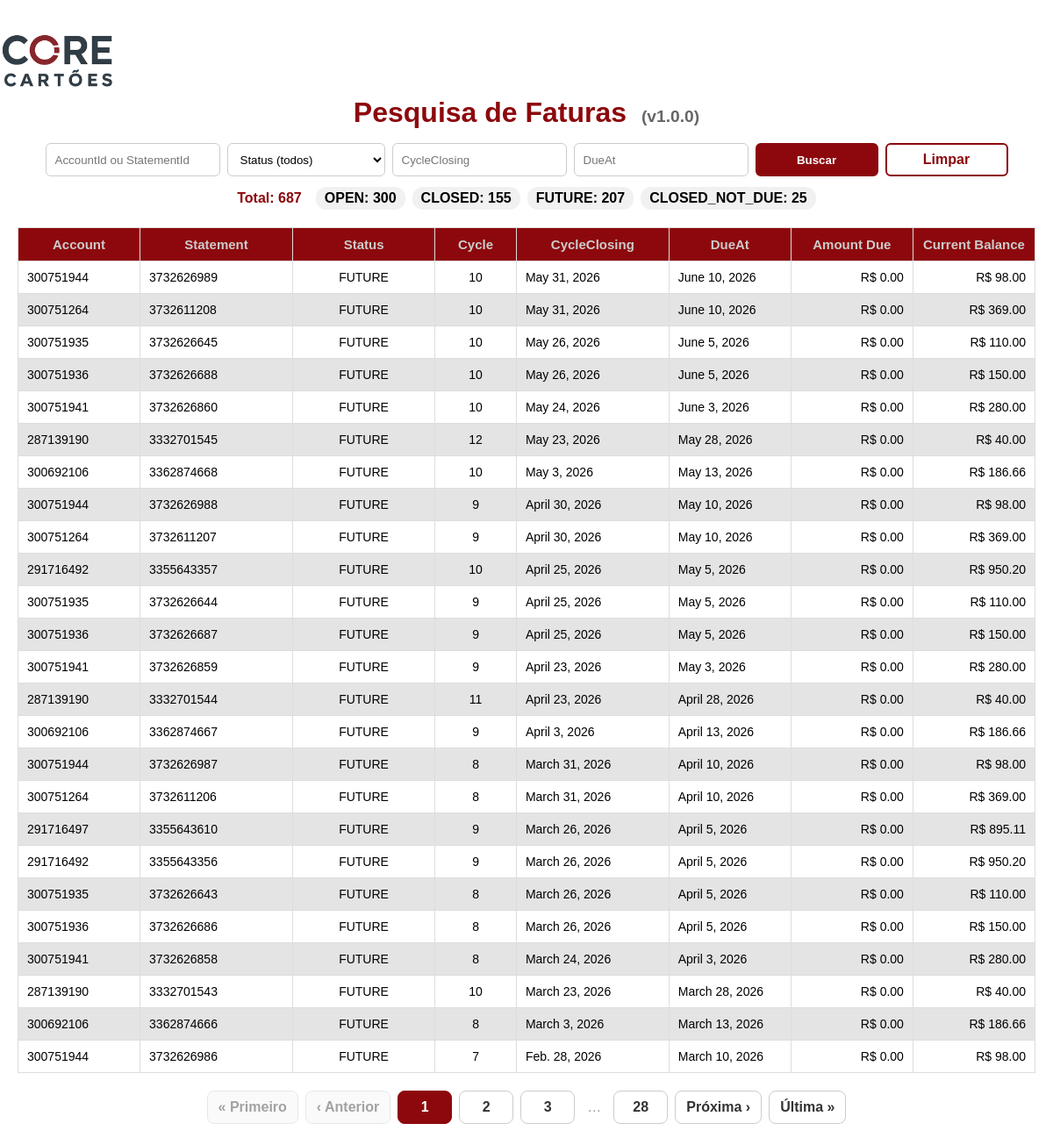
Page /faturas/ on the committed database.
### faturas/models.py (models this page shows, shortened)
class Fatura(models.Model):
    class Status(models.TextChoices):
        OPEN = "OPEN", "OPEN"
        CLOSED = "CLOSED", "CLOSED"
        FUTURE = "FUTURE", "FUTURE"
        CLOSED_NOT_DUE = "CLOSED_NOT_DUE", "CLOSED_NOT_DUE"
    account_id = models.CharField(max_length=20, db_index=True)
    statement_id = models.CharField(max_length=20, unique=True)
    status = models.CharField(max_length=20, choices=Status.choices)
    cycle = models.IntegerField(validators=[MinValueValidator(0)])
    cycle_closing_at = models.DateField()
    due_at = models.DateField()
    previous_balance = models.DecimalField(max_digits=14, decimal_places=2, default=Decimal("0.00"))
    debits = models.DecimalField(max_digits=14, decimal_places=2, default=Decimal("0.00"))
    credits = models.DecimalField(max_digits=14, decimal_places=2, default=Decimal("0.00"))
    current_balance = models.DecimalField(max_digits=14, decimal_places=2, default=Decimal("0.00"))
    amount_due = models.DecimalField(max_digits=14, decimal_places=2, default=Decimal("0.00"))
    amount_paid_until_due = models.DecimalField(max_digits=14, decimal_places=2, default=Decimal("0.00"))
    amount_paid_after_due = models.DecimalField(max_digits=14, decimal_places=2, default=Decimal("0.00"))
    other_credits_until_due = models.DecimalField(max_digits=14, decimal_places=2, default=Decimal("0.00"))
    other_credits_after_due = models.DecimalField(max_digits=14, decimal_places=2, default=Decimal("0.00"))
    evolve_to_delinquency = models.BooleanField(default=False)
    created_at = models.DateTimeField(auto_now_add=True)
    class Meta:
        indexes = [
            models.Index(fields=["account_id", "due_at"]),
            models.Index(fields=["status"]),
        ]

### faturas/views.py (the view)
# urls.py: path('faturas/', faturas_pesquisa, name='faturas_pesquisa'),
def faturas_pesquisa(request):
    q       = (request.GET.get("q") or "").strip()
    status  = (request.GET.get("status") or "").strip()
    closing = _parse_date(request.GET.get("closing"))
    due     = _parse_date(request.GET.get("due"))
    base_qs = Fatura.objects.all()
    if q:
        base_qs = base_qs.filter(Q(account_id__icontains=q) | Q(statement_id__icontains=q))
    if closing:
        base_qs = base_qs.filter(cycle_closing_at=closing)
    if due:
        base_qs = base_qs.filter(due_at=due)
    status_order = [s for s, _ in Fatura.Status.choices]
    counts_map = {s: 0 for s in status_order}
    for row in base_qs.values("status").annotate(qtd=Count("id")):
        counts_map[row["status"]] = row["qtd"]
    counts_list = [(s, counts_map[s]) for s in status_order]
    qs = base_qs.order_by("-due_at", "-cycle_closing_at")
    if status:
        qs = qs.filter(status=status)
    total_count = qs.count()
    paginator = Paginator(qs, 25)
    page_obj = paginator.get_page(request.GET.get("page"))
    ctx = {
        "page_obj": page_obj,
        "statuses": status_order,
        "params": {
            "q": q,
            "status": status,
            "closing": request.GET.get("closing", ""),
            "due": request.GET.get("due", ""),
        },
        "counts_list": counts_list,
        "total_count": total_count,
    }
    return render(request, "faturas/pesquisa.html", ctx)

### faturas/views.py (called while the page is built)
def _parse_date(s: str):
    try:
        s = (s or "").strip()
        return datetime.strptime(s, "%Y-%m-%d").date() if s else None
    except Exception:
        return None

### faturas/templates/faturas/pesquisa.html (shortened to what this page needs)
{% load static %}
<!DOCTYPE html>
<html lang="pt-BR">
<head>
  <link rel="stylesheet" href="{% static 'faturas/styles.css' %}">
</head>
<body>
  <div class="content">
    <div class="topbar">
      <img src="{% static 'faturas/Core.png' %}" alt="CORE CARTÕES" class="logo">
    </div>
    <h1 class="page-title">
      Pesquisa de Faturas <span class="version">(v1.0.0)</span>
    </h1>
    <form method="get" class="search-form">
      <input type="text" name="q" class="field-like" placeholder="AccountId ou StatementId" value="{{ params.q }}">
      <select name="status" class="field-like">
        <option value="">Status (todos)</option>
      </select>
      <input name="closing" type="text" class="field-like" placeholder="CycleClosing"
             value="{{ params.closing }}" onfocus="this.type='date'" onblur="if(!this.value)this.type='text'">
      <input name="due" type="text" class="field-like" placeholder="DueAt"
             value="{{ params.due }}" onfocus="this.type='date'" onblur="if(!this.value)this.type='text'">
      <button type="submit" class="btn btn-primary">Buscar</button>
      <a href="{% url 'faturas_pesquisa' %}" class="btn btn-secondary">Limpar</a>
    </form>
    <div class="counts">
      <span class="total">Total: {{ total_count }}</span>
      {% for s, qtd in counts_list %}
        {% if qtd %}<span class="badge">{{ s }}: {{ qtd }}</span>{% endif %}
      {% endfor %}
    </div>
    <div class="table-container">
      <table class="styled-table">
        <colgroup>
    <col style="width:12%">
    <col style="width:15%">
    <col style="width:14%">
    <col style="width:8%">
    <col style="width:15%">
    <col style="width:12%">
    <col style="width:12%">
    <col style="width:12%">
  </colgroup>
        <thead>
          <tr>
            <th>Account</th>
            <th>Statement</th>
            <th>Status</th>
            <th>Cycle</th>
            <th>CycleClosing</th>
            <th>DueAt</th>
            <th>Amount Due</th>
            <th>Current Balance</th>
          </tr>
        </thead>
        <tbody>
        {% for f in page_obj %}
          <tr class="clickable-row"
              onclick="abrirModal(this)"
              data-account="{{ f.account_id }}"
              data-statement="{{ f.statement_id }}"
              data-status="{{ f.status }}"
              data-cycle="{{ f.cycle }}"
              data-closing="{{ f.cycle_closing_at }}"
              data-due="{{ f.due_at }}"
              data-prev="{{ f.previous_balance }}"
              data-debits="{{ f.debits }}"
              data-credits="{{ f.credits }}"
              data-amountdue="{{ f.amount_due }}"
              data-current="{{ f.current_balance }}"
              data-paiduntil="{{ f.amount_paid_until_due }}"
              data-paidafter="{{ f.amount_paid_after_due }}"
              data-ocuntil="{{ f.other_credits_until_due }}"
              data-ocafter="{{ f.other_credits_after_due }}"
              data-delinquency="{{ f.evolve_to_delinquency }}">
            <td>{{ f.account_id }}</td>
            <td>{{ f.statement_id }}</td>
            <td>{{ f.status }}</td>
            <td>{{ f.cycle }}</td>
            <td>{{ f.cycle_closing_at }}</td>
            <td>{{ f.due_at }}</td>
            <td class="num">R$ {{ f.amount_due }}</td>
            <td class="num">R$ {{ f.current_balance }}</td>
          </tr>
        {% empty %}
          <tr><td colspan="8">Nenhuma fatura encontrada.</td></tr>
        {% endfor %}
        </tbody>
      </table>
    </div>
    <nav class="pagination" aria-label="Paginação">
      {% if page_obj.has_previous %}
        <a class="page-link" href="?page=1&q={{ params.q }}&status={{ params.status }}&closing={{ params.closing }}&due={{ params.due }}">« Primeiro</a>
        <a class="page-link" href="?page={{ page_obj.previous_page_number }}&q={{ params.q }}&status={{ params.status }}&closing={{ params.closing }}&due={{ params.due }}">‹ Anterior</a>
      {% else %}
        <span class="page-link is-disabled">« Primeiro</span>
        <span class="page-link is-disabled">‹ Anterior</span>
      {% endif %}
      {% for num in page_obj.paginator.page_range %}
        {% if num == 1 or num == page_obj.paginator.num_pages %}
          {% if num == page_obj.number %}
            <span class="page-num is-current">{{ num }}</span>
          {% else %}
            <a class="page-num" href="?page={{ num }}&q={{ params.q }}&status={{ params.status }}&closing={{ params.closing }}&due={{ params.due }}">{{ num }}</a>
          {% endif %}
        {% elif num >= page_obj.number|add:'-2' and num <= page_obj.number|add:'2' %}
          {% if num == page_obj.number %}
            <span class="page-num is-current">{{ num }}</span>
          {% else %}
            <a class="page-num" href="?page={{ num }}&q={{ params.q }}&status={{ params.status }}&closing={{ params.closing }}&due={{ params.due }}">{{ num }}</a>
          {% endif %}
        {% elif num == 2 or num == page_obj.paginator.num_pages|add:'-1' %}
          <span class="ellipsis">…</span>
        {% endif %}
      {% endfor %}
      {% if page_obj.has_next %}
        <a class="page-link" href="?page={{ page_obj.next_page_number }}&q={{ params.q }}&status={{ params.status }}&closing={{ params.closing }}&due={{ params.due }}">Próxima ›</a>
        <a class="page-link" href="?page={{ page_obj.paginator.num_pages }}&q={{ params.q }}&status={{ params.status }}&closing={{ params.closing }}&due={{ params.due }}">Última »</a>
      {% else %}
        <span class="page-link is-disabled">Próxima ›</span>
        <span class="page-link is-disabled">Última »</span>
      {% endif %}
    </nav>
  </div>
</body>
</html>

### faturas/static/faturas/styles.css (style rules this page uses)
body { font-family: Arial, sans-serif; margin: 0; padding: 0; background: #fff; }
.table-container { margin: 20px; overflow-x: auto; }
table { width: 100%; border-collapse: collapse; }
table, th, td { border: 1px solid #ddd; }
th { background: #2700b3; color: #fff; padding: 10px; font-size: 15px; }
td { text-align: left; padding: 10px; font-size: 14px; }
tr:nth-child(even) { background-color: #e4e4e4; }
.logo { margin-top: 20px ; height: 50px; }

### faturas/templates/faturas/pesquisa.html (style rules this page uses)
:root { --brand: #8c080c; }
.content { max-width: 1300px; margin: 0 auto; }
.topbar { margin: 12px 0 0; display:flex; align-items:center; justify-content:space-between; }
.logo { height:72px; }
.page-title { margin: 6px 0 16px; text-align:center; color: var(--brand); }
.page-title .version { font-size:.6em; font-weight:600; color:#666; margin-left:8px; vertical-align:baseline; }
.styled-table thead tr, .styled-table thead th { background:#8c080c !important; color:#ccc !important; }
.table-container { display:flex; justify-content:center; }
.styled-table { width:100%; max-width:1300px; }
.search-form { display:flex; flex-wrap:wrap; gap:8px; margin:12px 0; align-items:center; justify-content:center; }
.field-like { padding:8px 10px; border:1px solid #ccc; border-radius:6px; height:38px; background:#fff; box-sizing:border-box; }
.search-form input[type="text"].field-like, .search-form select.field-like, .search-form input[type="date"].field-like { min-width:180px; }
.counts { display:flex; flex-wrap:wrap; gap:8px; align-items:center; margin:8px 0 12px; justify-content:center; }
.badge { padding:4px 10px; border-radius:12px; background:#f1f1f1; font-weight:600; }
.total { margin-right:8px; font-weight:700; color:var(--brand); }
.btn { display:inline-flex; align-items:center; justify-content:center; height:38px; min-width:140px; padding:0 16px; border-radius:6px; font-weight:600; box-sizing:border-box; transition:all .15s ease-in-out; }
.btn-primary, .btn-secondary { border:2px solid var(--brand); }
.btn-primary { background:var(--brand); color:#fff; }
.btn-secondary { background:#fff; color:var(--brand); text-decoration:none; }
.pagination { display:flex; justify-content:center; align-items:center; gap:8px; margin:18px 0 24px; flex-wrap:wrap; }
.page-link, .page-num { display:inline-flex; align-items:center; justify-content:center; height:36px; min-width:36px; padding:0 12px; border:1px solid #ccc; border-radius:8px; background:#fff; color:#333; text-decoration:none; font-weight:600; transition:all .15s ease-in-out; }
.page-num.is-current { background:var(--brand); color:#fff; border-color:var(--brand); cursor:default; }
.page-link.is-disabled { opacity:.45; pointer-events:none; background:#f5f5f5; }
.ellipsis { padding:0 6px; color:#999; }
.styled-table { table-layout: fixed; }
.styled-table th, .styled-table td { white-space: nowrap; overflow: hidden; text-overflow: ellipsis; }
.styled-table td.num { text-align:right; font--variant-numeric: tabular-nums; }
body { overflow-y: scroll; }
.styled-table th:nth-child(3), .styled-table td:nth-child(3) { text-align: center; }
.styled-table th:nth-child(4), .styled-table td:nth-child(4) { text-align: center; }

### rows in the picture
Fatura: account_id "300751944", statement_id "3732626989", status "FUTURE", cycle "10", cycle_closing_at "May 31, 2026", due_at "June 10, 2026", amount_due "0.00", current_balance "98.00"
Fatura: account_id "300751264", statement_id "3732611208", status "FUTURE", cycle "10", cycle_closing_at "May 31, 2026", due_at "June 10, 2026", amount_due "0.00", current_balance "369.00"
Fatura: account_id "300751935", statement_id "3732626645", status "FUTURE", cycle "10", cycle_closing_at "May 26, 2026", due_at "June 5, 2026", amount_due "0.00", current_balance "110.00"
Fatura: account_id "300751936", statement_id "3732626688", status "FUTURE", cycle "10", cycle_closing_at "May 26, 2026", due_at "June 5, 2026", amount_due "0.00", current_balance "150.00"
Fatura: account_id "300751941", statement_id "3732626860", status "FUTURE", cycle "10", cycle_closing_at "May 24, 2026", due_at "June 3, 2026", amount_due "0.00", current_balance "280.00"
Fatura: account_id "287139190", statement_id "3332701545", status "FUTURE", cycle "12", cycle_closing_at "May 23, 2026", due_at "May 28, 2026", amount_due "0.00", current_balance "40.00"
Fatura: account_id "300692106", statement_id "3362874668", status "FUTURE", cycle "10", cycle_closing_at "May 3, 2026", due_at "May 13, 2026", amount_due "0.00", current_balance "186.66"
Fatura: account_id "300751944", statement_id "3732626988", status "FUTURE", cycle "9", cycle_closing_at "April 30, 2026", due_at "May 10, 2026", amount_due "0.00", current_balance "98.00"
Fatura: account_id "300751264", statement_id "3732611207", status "FUTURE", cycle "9", cycle_closing_at "April 30, 2026", due_at "May 10, 2026", amount_due "0.00", current_balance "369.00"
Fatura: account_id "291716492", statement_id "3355643357", status "FUTURE", cycle "10", cycle_closing_at "April 25, 2026", due_at "May 5, 2026", amount_due "0.00", current_balance "950.20"
Fatura: account_id "300751935", statement_id "3732626644", status "FUTURE", cycle "9", cycle_closing_at "April 25, 2026", due_at "May 5, 2026", amount_due "0.00", current_balance "110.00"
Fatura: account_id "300751936", statement_id "3732626687", status "FUTURE", cycle "9", cycle_closing_at "April 25, 2026", due_at "May 5, 2026", amount_due "0.00", current_balance "150.00"
Fatura: account_id "300751941", statement_id "3732626859", status "FUTURE", cycle "9", cycle_closing_at "April 23, 2026", due_at "May 3, 2026", amount_due "0.00", current_balance "280.00"
Fatura: account_id "287139190", statement_id "3332701544", status "FUTURE", cycle "11", cycle_closing_at "April 23, 2026", due_at "April 28, 2026", amount_due "0.00", current_balance "40.00"
Fatura: account_id "300692106", statement_id "3362874667", status "FUTURE", cycle "9", cycle_closing_at "April 3, 2026", due_at "April 13, 2026", amount_due "0.00", current_balance "186.66"
Fatura: account_id "300751944", statement_id "3732626987", status "FUTURE", cycle "8", cycle_closing_at "March 31, 2026", due_at "April 10, 2026", amount_due "0.00", current_balance "98.00"
Fatura: account_id "300751264", statement_id "3732611206", status "FUTURE", cycle "8", cycle_closing_at "March 31, 2026", due_at "April 10, 2026", amount_due "0.00", current_balance "369.00"
Fatura: account_id "291716497", statement_id "3355643610", status "FUTURE", cycle "9", cycle_closing_at "March 26, 2026", due_at "April 5, 2026", amount_due "0.00", current_balance "895.11"
Fatura: account_id "291716492", statement_id "3355643356", status "FUTURE", cycle "9", cycle_closing_at "March 26, 2026", due_at "April 5, 2026", amount_due "0.00", current_balance "950.20"
Fatura: account_id "300751935", statement_id "3732626643", status "FUTURE", cycle "8", cycle_closing_at "March 26, 2026", due_at "April 5, 2026", amount_due "0.00", current_balance "110.00"
Fatura: account_id "300751936", statement_id "3732626686", status "FUTURE", cycle "8", cycle_closing_at "March 26, 2026", due_at "April 5, 2026", amount_due "0.00", current_balance "150.00"
Fatura: account_id "300751941", statement_id "3732626858", status "FUTURE", cycle "8", cycle_closing_at "March 24, 2026", due_at "April 3, 2026", amount_due "0.00", current_balance "280.00"
Fatura: account_id "287139190", statement_id "3332701543", status "FUTURE", cycle "10", cycle_closing_at "March 23, 2026", due_at "March 28, 2026", amount_due "0.00", current_balance "40.00"
Fatura: account_id "300692106", statement_id "3362874666", status "FUTURE", cycle "8", cycle_closing_at "March 3, 2026", due_at "March 13, 2026", amount_due "0.00", current_balance "186.66"
Fatura: account_id "300751944", statement_id "3732626986", status "FUTURE", cycle "7", cycle_closing_at "Feb. 28, 2026", due_at "March 10, 2026", amount_due "0.00", current_balance "98.00"

### other values in the picture
{{ total_count }} "687"
{{ s }} "OPEN" "CLOSED" "FUTURE" "CLOSED_NOT_DUE"
{{ qtd }} "300" "155" "207" "25"
{{ num }} "1"
{{ num }} "2" "3"
{{ num }} "28"
